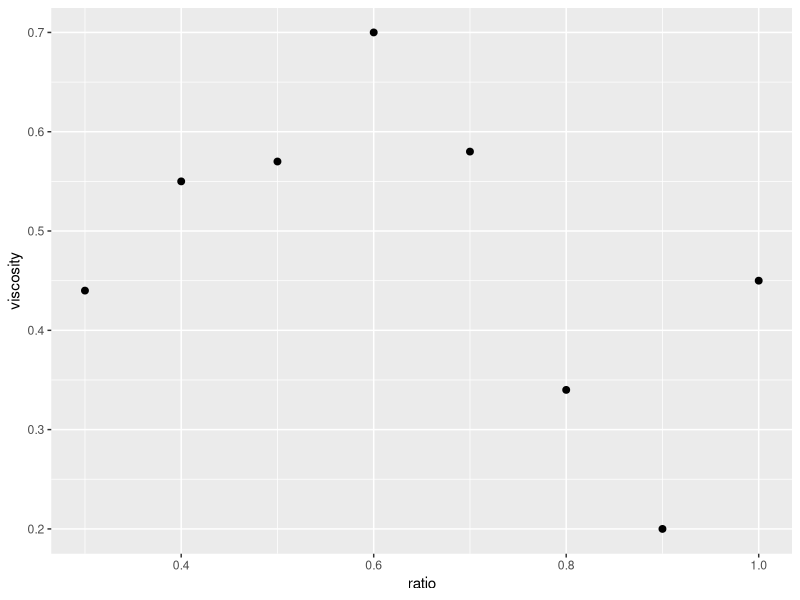
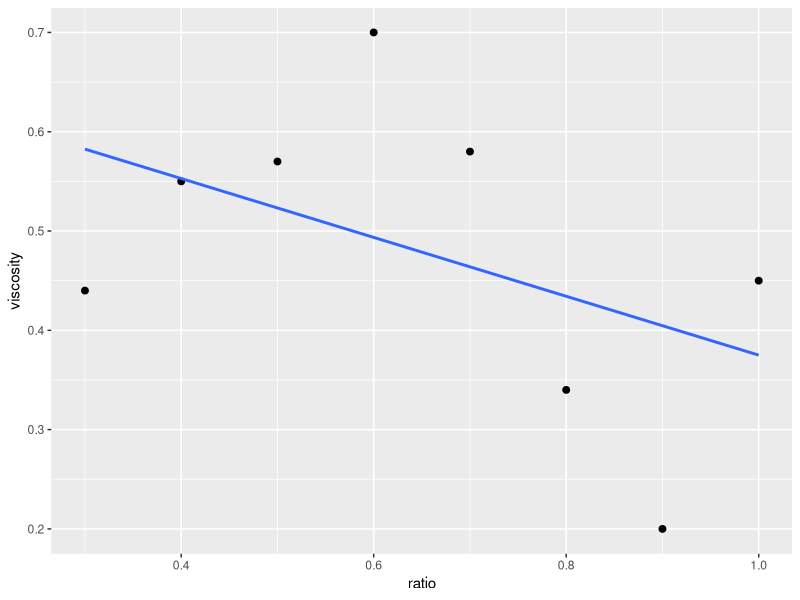
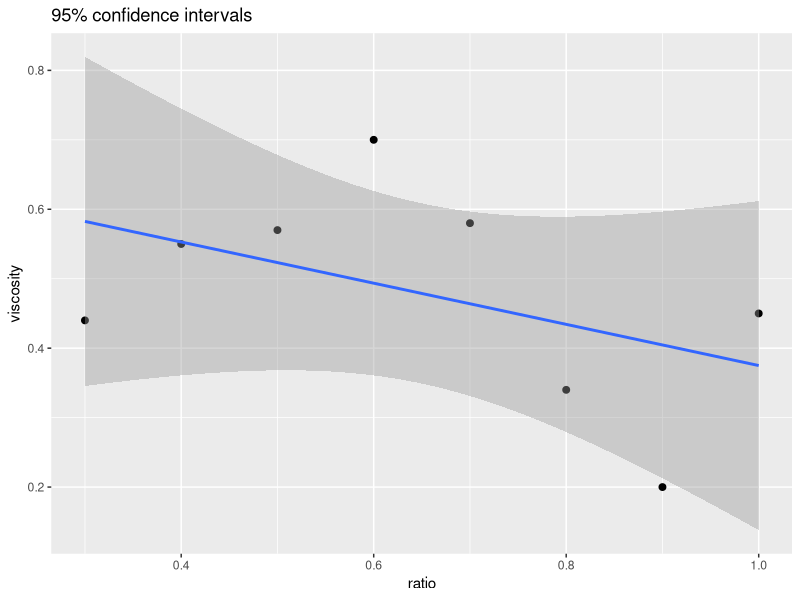
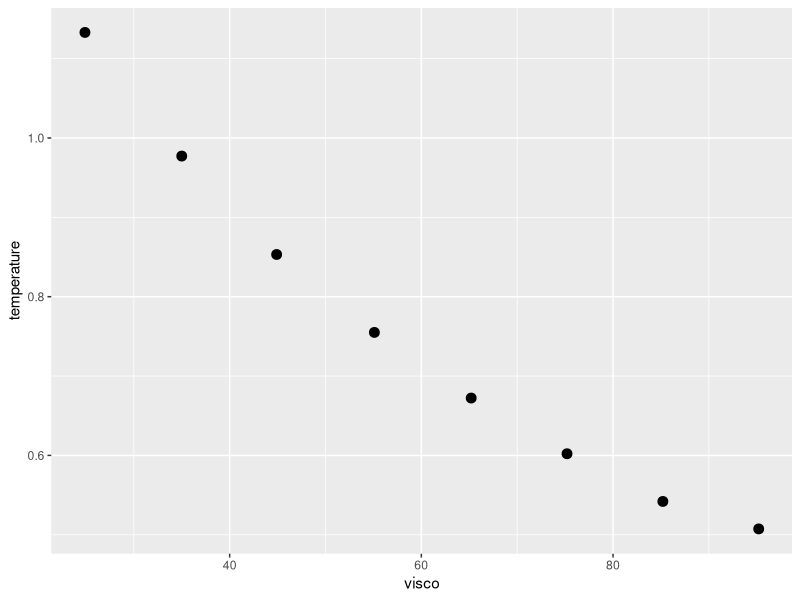
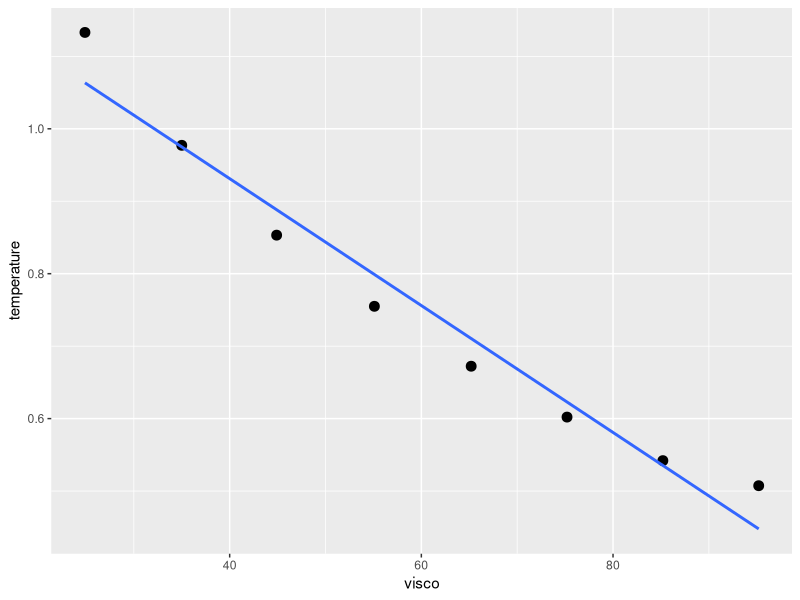
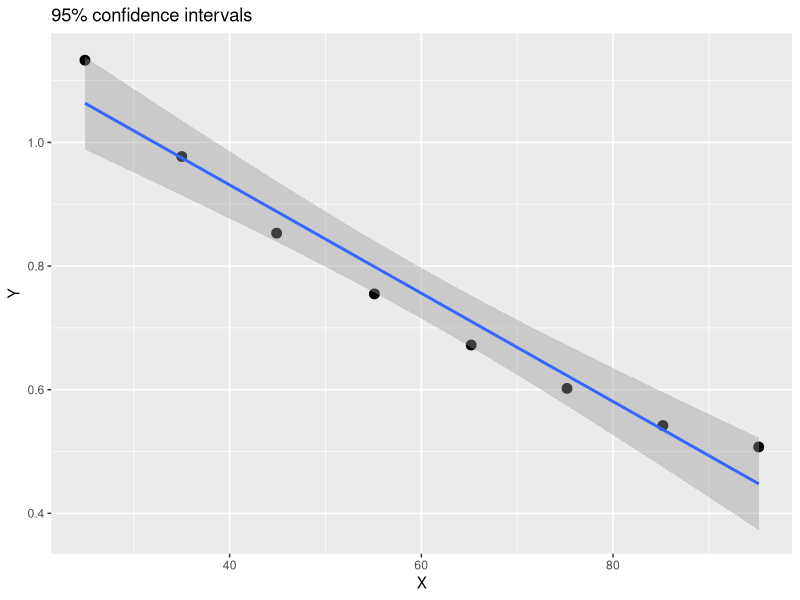
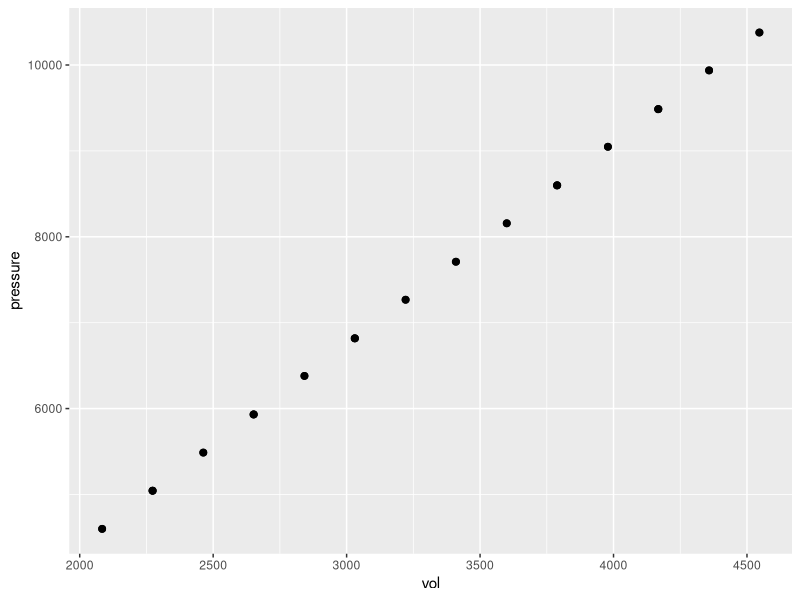
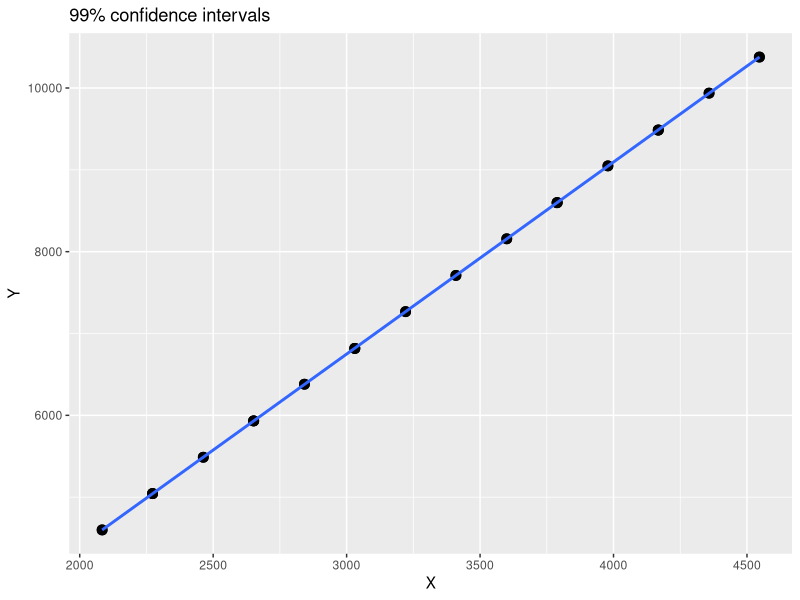

These charts were generated, in order, by the following R code:
## ---- chunk 1
knitr::opts_chunk$set(echo = TRUE)
## ---- chunk 2
ratio <- c(1.0, 0.9, 0.8, 0.7, 0.6, 0.5, 0.4, 0.3)
viscosity <- c(0.45, 0.20, 0.34, 0.58, 0.70, 0.57, 0.55, 0.44)
df_14<- data.frame(ratio , viscosity)
## ---- chunk 3
library(ggplot2) #importing library
ggplot(data =df_14, mapping = aes(x=ratio, y=viscosity)) + geom_point(size = 2) # size of point =3
## ---- chunk 4
model_14 = lm(viscosity~ratio)
coefficients(model_14)
## ---- chunk 5
ggplot(data = df_14, mapping= aes(x=ratio, y=viscosity)) + geom_point(size = 2) + geom_smooth(method=lm , se=FALSE)
## ---- chunk 6
summary(model_14)
## ---- chunk 7
summary.aov(model_14)
## ---- chunk 8
df(0.01 , 1 , 6)
## ---- chunk 9
summary(model_14)$r.squared
## ---- chunk 10
cls<- predict(model_14 , interval ="confidence" , level = 0.95)
cls
## ---- chunk 11
ggplot(df_14, aes(x=ratio, y=viscosity)) + geom_point(size = 2) + geom_smooth(method=lm , se=TRUE) +
labs(title="95% confidence intervals",
       x=" ratio ", y = "viscosity")
## ---- chunk 12
visco <- c(24.9, 35, 44.9, 55.1, 65.2, 75.2, 85.2, 95.2)
temperature <- c(1.1330, 0.9772, 0.8532, 0.7550, 0.6723, 0.6021, 0.5420, 0.5074)
df <- data.frame(temperature , visco)
df
## ---- chunk 13
# Scatter plot
library(ggplot2)
ggplot(df, aes(x=visco, y=temperature)) + geom_point(size = 3)
## ---- chunk 14
model_15 <- lm(temperature~visco)
coefficients(model_15)
## ---- chunk 15
ggplot(df, aes(x=visco, y=temperature)) + geom_point(size = 3) + geom_smooth(method=lm , se=FALSE)
## ---- chunk 16
summary(model_15)
## ---- chunk 17
summary.aov(model_15)
## ---- chunk 18
df(0.001 , 1, 6)
## ---- chunk 19
summary(model_15)$r.squared
## ---- chunk 20
cls_15<-predict(model_15 , interval="confidence" , level =0.95)
cls_15<-data.frame(cls_15) # Prediction bands in DataFrame
cls_15$temperature<-temperature
cls_15
## ---- chunk 21
ggplot(df, aes(x=visco, y=temperature)) + geom_point(size = 3) +
geom_smooth(method=lm, se=TRUE, fullrange=FALSE, level=0.95) +
labs(title="95% confidence intervals",
       x=" X ", y = "Y")

## ---- chunk 22
vol<- c(2084,2084 , 2273, 2273,2273, 2463 ,2463 ,2651 , 2652,2652,2842, 2842,3030,3031,3031,3221,3221,3409,3410,3600,3600,3788,3789,3789,3979,3979,4167,4168,4168,4358,4358,4546,4547
)
pressure <-c(4599,4600,5044,5043,5044,5488,5487,5931,5932,5932,6380,6380,6818,6817,6818,7266,7268,7709,7710,8156,8158,8597,8599,8600,9048,9048,9484,9487,9487,9936,9938,10377,10379
)
df_16 <- data.frame(vol , pressure)
df_16
## ---- chunk 23
ggplot(df_16 , aes(x =vol , y = pressure))+ geom_point(size = 2)

## ---- chunk 24
cor(df_16$pressure , df_16$vol)
## ---- chunk 25
model_16 <- lm(df_16$vol~df_16$pressure)
summary(model_16)
## ---- chunk 26
summary.aov(model_16)
## ---- chunk 27
df(0.001 , 1 ,31)
## ---- chunk 28
summary(model_16)$r.squared
## ---- chunk 29
ggplot(df_16, aes(x=vol ,y=pressure)) + geom_point(size = 3) + geom_smooth(method=lm, se=TRUE, fullrange=TRUE, level=0.99) +
labs(title="99% confidence intervals",
       x=" X ", y = "Y")


## ---- chunk 30
bpoint <- c(199.5,199.3,197.9,198.4,199.4,199.9,200.9,201.1,201.9,201.3,203.6,204.6,209.5,208.6,210.7,211.9,212.2

)
bpressure <- c(20.79,20.79,22.40,22.67,23.15,23.35,23.89,23.99,24.02,24.01,25.14,26.57,28.49,27.76,29.64,29.88,30.06
)
df_17 <- data.frame(bpoint , bpressure)
df_17
## ---- chunk 31
ggplot(df_17 , aes(x =bpoint , y = bpressure))+ geom_point(size = 2)
## ---- chunk 32
cor(bpoint,bpressure)
## ---- chunk 33
model_17 <- lm(bpressure ~ bpoint)
summary(model_17)
## ---- chunk 34
coefficients(model_17)
## ---- chunk 35
# Regression line 
ggplot(df_17 , aes(x =bpoint , y = bpressure))+ geom_point(size = 2) + geom_smooth(method=lm , se=FALSE)

## ---- chunk 36
summary.aov(model_17)
## ---- chunk 37
df(0.001 , 1 , 15)
## ---- chunk 38
summary(model_17)$r.squared
## ---- chunk 39
cls_16<-predict(model_16 , interval="confidence" , level =0.95)
cls_16<-data.frame(cls_16) # Prediction bands in DataFrame
cls_16
## ---- chunk 40
ggplot(df_17 , aes(x =bpoint , y = bpressure))+ geom_point(size = 2) + geom_smooth(method=lm , se=TRUE) +
labs(title="95% confidence intervals", x=" bpoint ", y = "bpressure")
## ---- chunk 41
amount_spend <- c(50.1, 74.1, 19.3,22.9,82.4,40.1,185.9,26.9,20.4,166.2,27,45.6,154.9,5,49.7,26.9,5.7,7.6,9.2,32.4,6.1
 )
returned_impression <-c(32.1, 99.6, 11.7,21.9,60.8,78.6,92.4,50.7,21.4,40.1,40.8,10.4,88.9,12,29.2,38,10,12.3,23.4,71.1,4.4)
firms <-c("Miller Lite","Pepsi","Stroh ","Federal Express","Burger King","Coca-Cola","McDonalds","MCI","DietCola","Ford","Levis","Bud Lite","ATT Bell","Calvin Klein","Wendys","Polaroid","Shasta","Meow Mix","Oscar Meyer","Crest","KibblesNBits"
)
df_18 <- data.frame(amount_spend , returned_impression)
## ---- chunk 42
ggplot(df_18 , aes(x =returned_impression , y = amount_spend))+ geom_point(size = 2) 

## ---- chunk 43
model_18 <- lm(amount_spend ~ returned_impression)
coefficients(model_18)
## ---- chunk 44
ggplot(df_18 , aes(x =returned_impression , y = amount_spend))+ geom_point(size = 2)  + geom_smooth(method=lm , se=FALSE)
## ---- chunk 45
summary.aov(model_18)
## ---- chunk 46
df(.001 , 1, 19)
## ---- chunk 47
summary(model_18)$r.squared
## ---- chunk 48
cls_18 <- predict(model_18 , interval = "confidence" , level =0.95)
cls_18<-data.frame(cls_18)
cls_18$amount_spend <- amount_spend
cls_18$firms <- firms
## ---- chunk 49
ggplot(df_18 , aes(x =returned_impression , y = amount_spend))+ geom_point(size = 2)  + geom_smooth(method=lm , se=TRUE) +
labs(title="95% confidence intervals", x=" returned_impression ", y = "amount_spend")
